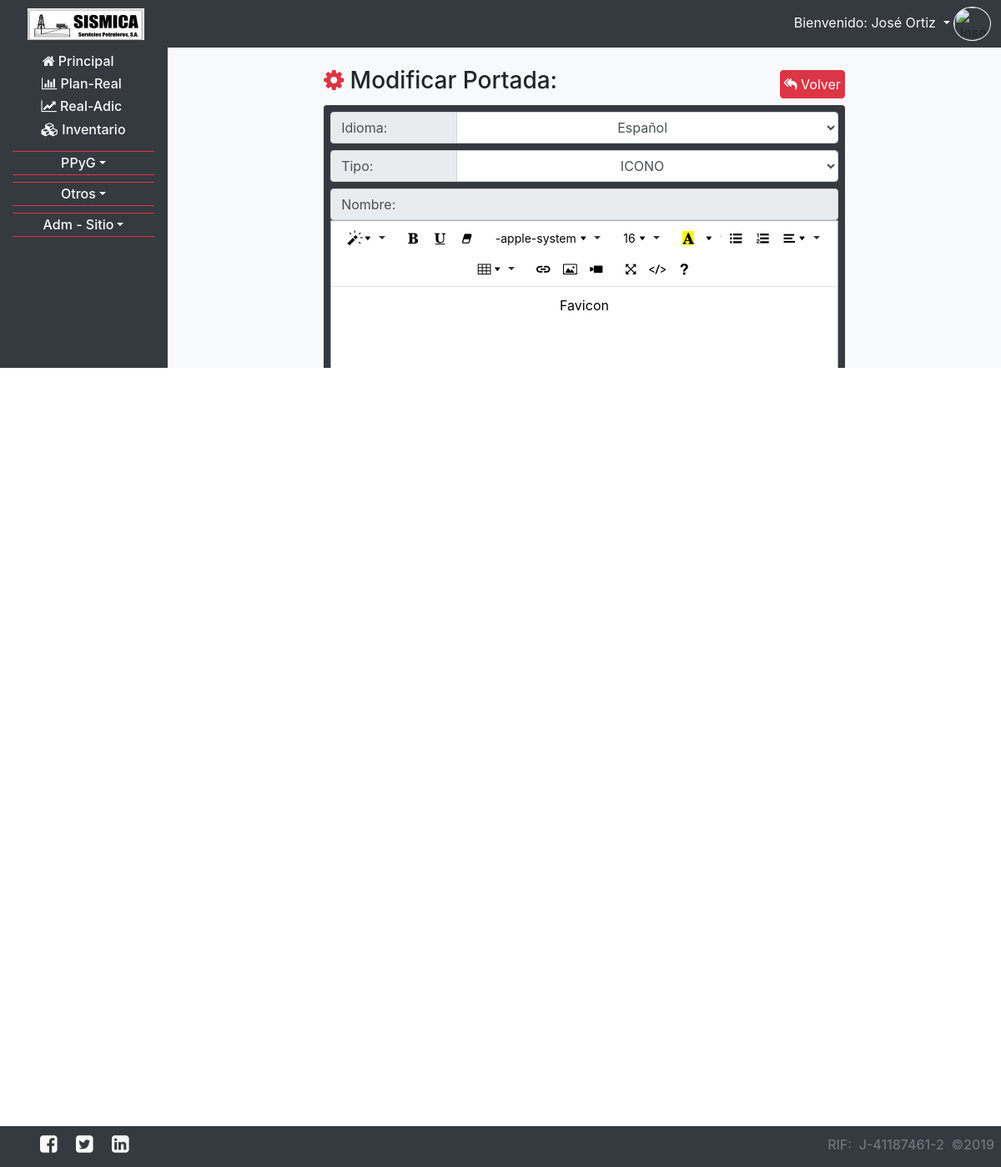
Page /RU_portada_otros.php?NA_Accion=actualizar&NA_Id=2 (signed in) on the committed database.
### tables this page shows
CREATE TABLE `usuarios` (
  `ID` int(11) NOT NULL,
  `CEDULA` varchar(20) NOT NULL,
  `CORREO` varchar(200) NOT NULL,
  `CONTRASENA` varchar(200) NOT NULL,
  `NOMBRE` varchar(200) NOT NULL,
  `APELLIDO` varchar(200) NOT NULL,
  `CARGO` varchar(200) NOT NULL,
  `OFICINA` varchar(200) NOT NULL,
  `TELEFONO` varchar(200) NOT NULL,
  `ACTIVO` varchar(20) NOT NULL,
  `FECHA_NACIMIENTO` date NOT NULL,
  `FECHA_INGRESO` date NOT NULL,
  `NUMERO_DE_EMPLEADO` int(11) NOT NULL,
  `CONECTADO` varchar(2) NOT NULL
);

CREATE TABLE `portada` (
  `ID` int(11) NOT NULL,
  `IDIOMA` varchar(30) NOT NULL,
  `TIPO` varchar(100) NOT NULL,
  `NOMBRE` text NOT NULL,
  `DESCRIPCION` text NOT NULL,
  `FOTO` varchar(200) NOT NULL,
  `DESCRIPCION_CORTA` text NOT NULL,
  `FOTO_CARRUSEL` varchar(200) NOT NULL
);

### php_require/obtiene_usuario.php (called while the page is built, shortened)
<?php
$usuario_correo=$_SESSION["usuario"];
$consulta="SELECT
			`usuarios`.`CARGO` AS CARGO,
			`usuarios`.`NOMBRE` AS NOMBRE,
			`usuarios`.`APELLIDO` AS APELLIDO,
			`descripcion_de_cargos`.`TIPO_DEPARTAMENTO` AS TIPO_DEPARTAMENTO,
			`descripcion_de_cargos`.`SUPERVISADO` AS SUPERVISADO,
			`descripcion_de_cargos`.`DEPARTAMENTO` AS DEPARTAMENTO
			FROM `descripcion_de_cargos` INNER JOIN `usuarios` ON
			`descripcion_de_cargos`.`CARGO`=`usuarios`.`CARGO`
			WHERE `usuarios`.`CORREO`='$usuario_correo'";
$resultado=mysqli_query($conexion,$consulta);
while(($fila=mysqli_fetch_array($resultado))==true){
	$usuario_nombre=$fila["NOMBRE"] . " " . $fila["APELLIDO"];
}
?>

### RU_portada_otros.php (the view, shortened to what this page needs)
<?php
	require ("php_require/conexion.php");
	require("php_require/obtiene_usuario.php");
	$consulta="SELECT * FROM `portada` WHERE `TIPO`<>'SERVICIO' ORDER BY `NOMBRE`";
	$resultados=mysqli_query($conexion,$consulta);
?>
<!doctype html>
<html>
<head>
	<?php require("php_require/head.php"); ?>
</head>
<body>
	<?php require("php_require/nav_usuarios.php") ?>
	<section class="container-fluid px-5 mt-2 mb-5">
		<?php
		if(isset($_GET["NA_Accion"])){
			if($_GET["NA_Accion"]=="actualizar"){
				$id_a_actualizar=$_GET["NA_Id"];
				$consulta="SELECT * FROM `portada` WHERE `ID`='$id_a_actualizar'";
				$resultados=mysqli_query($conexion,$consulta);
				$fila=mysqli_fetch_array($resultados);
				$datos_a_actualizar['ID']=$fila['ID'];
				$datos_a_actualizar['IDIOMA']=$fila['IDIOMA'];
				$datos_a_actualizar['TIPO']=$fila['TIPO'];
				$datos_a_actualizar['NOMBRE']=$fila['NOMBRE'];
				$datos_a_actualizar['DESCRIPCION']=$fila['DESCRIPCION'];
				$datos_a_actualizar['FOTO']=$fila['FOTO'];
		?>
			<div class="col-md-12 col-lg-9 mx-auto">
				<div class="row mt-4 align-items-center">
					<div class="col-md-9 mb-1">
						<h3 class="text-center text-md-left" title="Modificar Dato de la Portada"><span class="text-danger fa fa-cog fa-spin "></span> Modificar Portada:</h3>
					</div>
					<div class="col-md-3 text-center text-md-right mb-1">
						<a href="RU_portada_otros.php" class="btn btn-danger text-light p-1"><span class="fa fa-reply-all"></span> Volver</a>
					</div>
				</div>
				<form action="RU_portada_otros.php" method="post" class="text-center bg-dark p-2 rounded" enctype="multipart/form-data">
					<div class="input-group">
						<div class="input-group-prepend mb-2 w-25">
							<span class="input-group-text w-100">Idioma:</span>
						</div>
						<select name="idioma" id="idioma" class="form-control mb-2 text-center" required title="Elija el tipo de información que desea modificar" autocomplete="off">
							<option><?php echo $datos_a_actualizar['IDIOMA']; ?></option>
						</select>
					</div>
					<div class="input-group">
						<div class="input-group-prepend mb-2 w-25">
							<span class="input-group-text w-100">Tipo:</span>
						</div>
						<select name="tipo" id="tipo" class="form-control mb-2 text-center" required title="Elija el tipo de información que desea modificar" autocomplete="off">
							<option><?php echo $datos_a_actualizar['TIPO']; ?></option>
						</select>
					</div>
					<div class="input-group mb-2">
						<span class="input-group-text w-100">Nombre:</span>
					</div>
				</form>
			</div>
		<?php
			}else{
		?>
				<META HTTP-EQUIV="Refresh" CONTENT="0; URL=RU_portada_otros.php">
		<?php
			}
		}
		?>
	</section>
	<?php require("php_require/footer2.php"); ?>
</body>
</html>

### php_require/nav_usuarios.php (shortened to what this page needs)
<nav class="navbar navbar-expand-md navbar-dark bg-dark fixed-top py-0 pl-1 pr-2 my-0">
	<a class="navbar-text" style="width: 150px; margin-left: 2%;" href="zona_principal.php">
		<div id="amazingslider-wrapper-1" style="max-width:140px; height:38px; margin:0px auto 0px; border:#000 0px solid; overflow:hidden; background-color:transparent">
			<div id="amazingslider-1" style="margin:0 auto;">
			</div>
		</div>
	</a>
	<div class="collapse navbar-collapse" id="navbarsExample04">
		<ul class="navbar-nav ml-auto mr-1 py-2">
			<li class="nav-item dropdown">
				<a class="dropdown-toggle text-light" href="" id="dropdown05" data-toggle="dropdown" aria-haspopup="true" aria-expanded="false" title="Mostrar opciones de usuario">
					<?php echo "Bienvenido: $usuario_nombre"; ?></span>
				</a>
				<div class="d-none d-md-inline">
					<img src="fotos_del_personal/<?php echo $usuario_correo; ?>.png" class="imgFit border border-light rounded-circle" style="height: 41px; width: 45px;" title="<?php echo $usuario_nombre; ?>">
				</div>
			</li>
		</ul>
	</div>
</nav>
<section class="container-fluid pt-2 mt-5 mb-5 bg-dark">
	<div class="row">
		<aside class="col-0 col-md-2 d-none d-md-inline-block bg-dark pre-scrollable">
			<?php require("php_require/menu_lateral.php") ?>
		</aside>
		<div class="col-12 col-md-10 border-left border-dark bg-light pre-scrollable">

### rows in the picture
usuarios: usuario_nombre "José Ortiz"
portada: idioma "Español", tipo "ICONO"

### other values in the picture
$departamentos_i[0] "PPyG"
$fila['DESCRIPCION'] "J-41187461-2"
